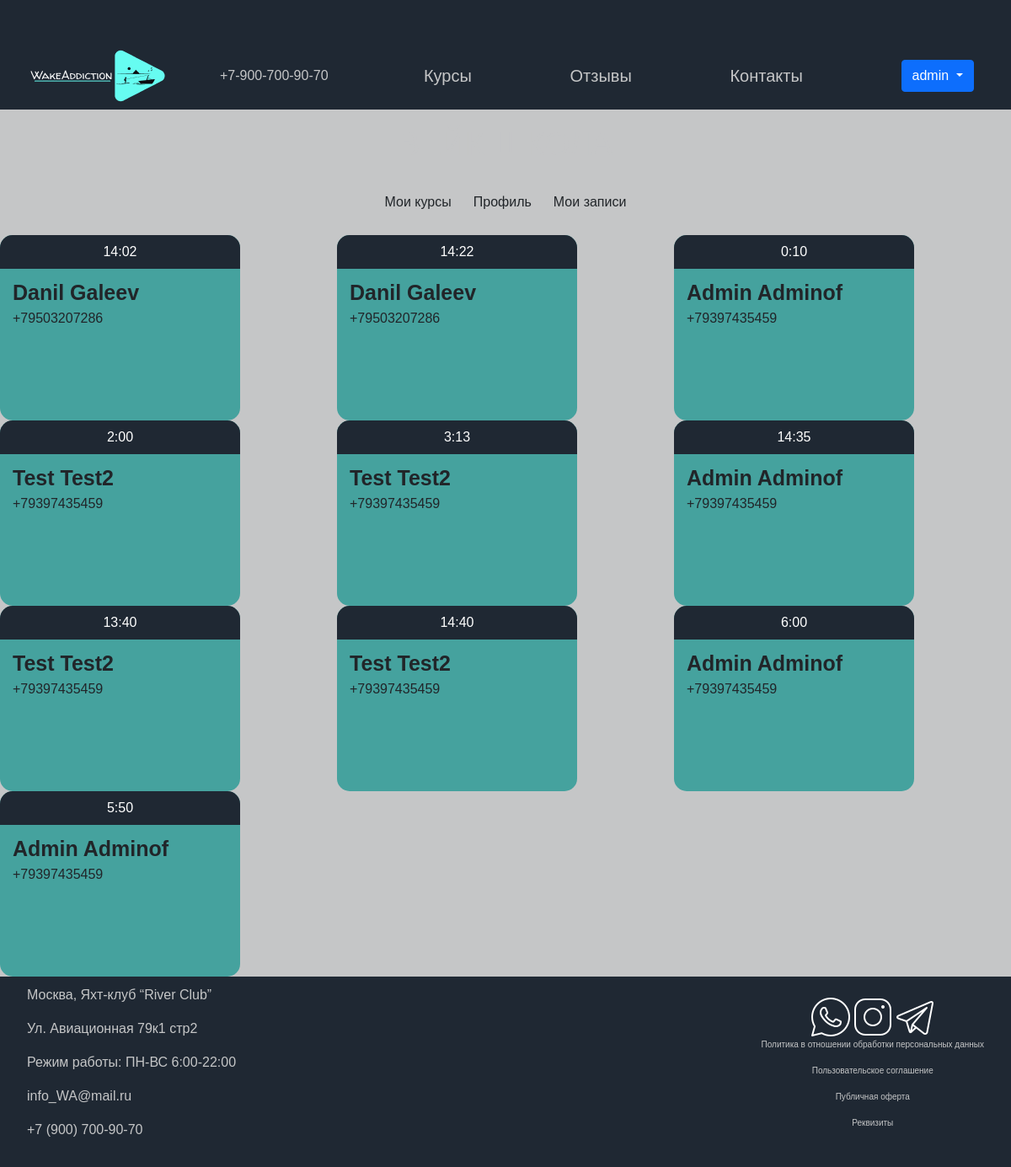
Page /zapisi (signed in) on the committed database.
### main/models.py (models this page shows)
class ParticipationApplication(models.Model):
    phone_regex = RegexValidator(regex=r'^\+?1?\d{9,15}$', message="Phone number must be entered in the format: '+999999999'. Up to 15 digits allowed.")
    course = models.ForeignKey(Course, on_delete=models.CASCADE, related_name="participation_applications", verbose_name='Курсы')
    user = models.ForeignKey(User, on_delete=models.CASCADE, related_name="participation_applications", verbose_name='Пользователь')
    phone_number = models.CharField(validators=[phone_regex], max_length=17, blank=True, null=False, verbose_name='Номер телефона')
    time = models.TimeField(blank=False, null=False, verbose_name='Время')
    date = models.DateField(blank=False, null=False, verbose_name='Дата')
    wishes = models.TextField(blank=True, null=True, verbose_name='Оставьте комментарий')
    class Meta:
        verbose_name = "заявка на участие"
        verbose_name_plural = "заявки на участие"

### main/views.py (the view)
# urls.py: path('zapisi', views.schedule, name="zapisi"),
def schedule(request):
    profiles = ParticipationApplication.objects.all()
    return render(request, 'main/zapisi.html', {'profiles': profiles})

### main/templates/main/zapisi.html (shortened to what this page needs)
{% extends 'main/profile.html' %}
{% block profile-content %}
    <div class="schedule-card-conteiner">
        {% for profile in profiles %}
        <div class="schedule-card">
            <div class="schedule-card-header">
                {{ profile.time }}
            </div>
            <div class="schedule-card-content">
                <p>
                    {{ profile.user.first_name }}
                    {{ profile.user.last_name }}
                </p>
                {{ profile.phone_number }}
            </div>
        </div>
    {% endfor %}
    </div>
{% endblock %}

### main/templates/main/layout.html (shortened to what this page needs)
{% load static %}
<html lang="ru">
<head>
    <link rel=»stylesheet» href=»style.css»>
    <link rel="stylesheet" href="https://cdnjs.cloudflare.com/ajax/libs/font-awesome/6.1.1/css/all.min.css"/>
    <link rel="stylesheet" href="{% static 'assets/bootstrap/css/bootstrap.min.css' %}">
    <link rel="stylesheet" href="{% static 'assets/DataTables/datatables.min.css' %}">
    <link rel="stylesheet" href="{% static 'assets/select2/dist/css/select2.min.css' %}">
    <link rel="stylesheet" href="{% static 'css/style.css' %}">
    <link rel="stylesheet" href="https://use.fontawesome.com/releases/v5.8.2/css/all.css">
</head>
<body>
    <header class="header">
        <div class="header-line">
            <div class="logo-img">
                <a href="/"><img src="{% static 'img/logo.png' %}" alt="Лого"/></a>
            </div>
            <div class="phone">
                <div class="phone-holder">
                    <div class="number"><a class="num" href="#">+7-900-700-90-70</a> </div>
                </div>
            </div>
                <a class="nav-item" href="{% url 'cources' %}">Курсы</a></li>
                <a class="nav-item" href="#otziv">Отзывы</a></li>
                <a class="nav-item" href="#contacts">Контакты</a></li>
            {% if user.is_authenticated %}
                <div class="dropdown">
                    <button class="btn btn-primary my-btn dropdown-toggle me-3" type="button"
                            data-bs-toggle="dropdown" aria-expanded="false">
                        {{ request.user }}
                    </button>
                </div>
            {% endif %}
        </div>
    </header>
    <main>
        {% block content %}
        {% endblock %}
    </main>
    <footer class="footer">
        <div class="footer-element">
            <div class="contacts">
                <p>Москва, Яхт-клуб “River Club”</p>
                <p>Ул. Авиационная 79к1 стр2</p>
                <p>Режим работы: ПН-ВС 6:00-22:00</p>
                <p>info_WA@mail.ru</p>
                <p>+7 (900) 700-90-70</p>
            </div>
            <div class="social">
                <div class="social-all">
                <img src="{% static 'img/13.png' %}" alt="телеграмм"/>
                <img src="{% static 'img/12.png' %}" alt="Инстаграмм"/>
                <img src="{% static 'img/11.png' %}" alt="Вацап"/>
                </div>
                <div class="policy">
                    <p>Политика в отношении обработки персональных данных</p>
                    <p>Пользовательское соглашение</p>
                    <p>Публичная оферта</p>
                    <p>Реквизиты</p>
                </div>
            </div>
        </div>
    </footer>
</body>
</html>

### main/static/css/style.css (style rules this page uses)
html, body { height: 100%; width: 100%; overflow: auto; display: flex; flex-direction: column; margin: 0; padding: 0; min-height: 100%; background-size: cover; background-repeat: no-repeat; background-position: center; background-color: #c5c6c7; }
body { display: flex; flex-direction: column; }
main { flex: 1; }
.header-line { padding-top: 50px; display: flex; align-items: center; justify-content: space-around; background-color: #1f2833; }
.nav-item { color: #c5c6c7; text-decoration: none; font-weight: 400; font-size: 20px; margin-right: 60px; transition: color 0.3s linear; }
.num { color: #c5c6c7; text-decoration: none; font-weight: 400; transition: color 0.2s linear; }
.phone-holder { display: flex; align-items: center; }
.footer { width: 100%; margin-top: auto; background-color: #1f2833; padding: 1rem 2rem; padding-top: 10px; }
.footer-element { display: flex; justify-content: space-between; align-items: center; }
.contacts { display: flex; align-items: start; justify-content: left; color: #c5c6c7; flex-direction: column; }
.social { display: flex; align-items: center; justify-content: center; flex-direction: column; }
.policy { display: flex; align-items: center; justify-content: left; color: #c5c6c7; font-size: 10px; font-weight: 400; flex-direction: column; }
.social-all { display: flex; justify-content: center; align-items: center; flex-direction: row; }
* { font-family: "Montserrat Alternates", sans-serif; }

### main/templates/main/zapisi.html (style rules this page uses)
.schedule-card-conteiner { display: grid; grid-template-columns: repeat(3, auto); grid-template-rows: repeat(auto); }
.schedule-card { width: 285px; height: 220px; background-color: #45a29e; padding: 0; border-radius: 15px; }
.schedule-card-header { background-color: #1f2833; color: white; margin: 0; line-height: 40px; text-align: center; border-radius: 15px 15px 0 0; }
.schedule-card-content { padding: 10px 15px; }
.schedule-card-content p { margin: 0; font-size: 25px; font-weight: 600; }

### rows in the picture
ParticipationApplication: time "14:02", user.first_name "Danil", user.last_name "Galeev", phone_number "+79503207286"
ParticipationApplication: time "14:22", user.first_name "Danil", user.last_name "Galeev", phone_number "+79503207286"
ParticipationApplication: time "0:10", user.first_name "Admin", user.last_name "Adminof", phone_number "+79397435459"
ParticipationApplication: time "2:00", user.first_name "Test", user.last_name "Test2", phone_number "+79397435459"
ParticipationApplication: time "3:13", user.first_name "Test", user.last_name "Test2", phone_number "+79397435459"
ParticipationApplication: time "14:35", user.first_name "Admin", user.last_name "Adminof", phone_number "+79397435459"
ParticipationApplication: time "13:40", user.first_name "Test", user.last_name "Test2", phone_number "+79397435459"
ParticipationApplication: time "14:40", user.first_name "Test", user.last_name "Test2", phone_number "+79397435459"
ParticipationApplication: time "6:00", user.first_name "Admin", user.last_name "Adminof", phone_number "+79397435459"
ParticipationApplication: time "5:50", user.first_name "Admin", user.last_name "Adminof", phone_number "+79397435459"

### other values in the picture
{{ request.user }} "admin"
